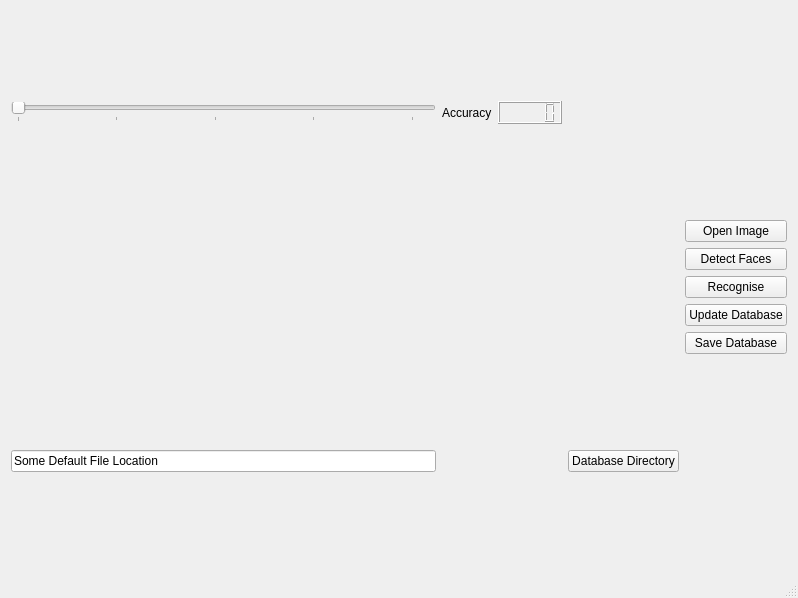
<?xml version="1.0" encoding="UTF-8"?>
<ui version="4.0">
 <class>MainWindow</class>
 <widget class="QMainWindow" name="MainWindow">
  <property name="geometry">
   <rect>
    <x>0</x>
    <y>0</y>
    <width>798</width>
    <height>598</height>
   </rect>
  </property>
  <property name="windowTitle">
   <string>Libkface GUI Test Program</string>
  </property>
  <widget class="QWidget" name="centralWidget">
   <layout class="QGridLayout" name="gridLayout">
    <item row="0" column="0">
     <widget class="QSlider" name="horizontalSlider">
      <property name="minimum">
       <number>0</number>
      </property>
      <property name="maximum">
       <number>100</number>
      </property>
      <property name="singleStep">
       <number>1</number>
      </property>
      <property name="pageStep">
       <number>1</number>
      </property>
      <property name="orientation">
       <enum>Qt::Horizontal</enum>
      </property>
      <property name="tickPosition">
       <enum>QSlider::TicksBelow</enum>
      </property>
      <property name="tickInterval">
       <number>24</number>
      </property>
     </widget>
    </item>
    <item row="0" column="1">
     <widget class="QLabel" name="label">
      <property name="text">
       <string>Accuracy</string>
      </property>
     </widget>
    </item>
    <item row="0" column="2">
     <widget class="QLCDNumber" name="lcdNumber"/>
    </item>
    <item row="1" column="0" colspan="4">
     <widget class="QWidget" name="widget" native="true"/>
    </item>
    <item row="1" column="4">
     <layout class="QVBoxLayout" name="verticalLayout">
      <item>
       <widget class="QPushButton" name="openImageBtn">
        <property name="text">
         <string>Open Image</string>
        </property>
       </widget>
      </item>
      <item>
       <widget class="QPushButton" name="detectFacesBtn">
        <property name="text">
         <string>Detect Faces</string>
        </property>
       </widget>
      </item>
      <item>
       <widget class="QPushButton" name="recogniseBtn">
        <property name="text">
         <string>Recognise</string>
        </property>
       </widget>
      </item>
      <item>
       <widget class="QPushButton" name="updateDatabaseBtn">
        <property name="text">
         <string>Update Database</string>
        </property>
       </widget>
      </item>
      <item>
       <widget class="QPushButton" name="saveDatabaseBtn">
        <property name="text">
         <string>Save Database</string>
        </property>
       </widget>
      </item>
     </layout>
    </item>
    <item row="2" column="0">
     <widget class="QLineEdit" name="configLocation">
      <property name="text">
       <string>Some Default File Location</string>
      </property>
     </widget>
    </item>
    <item row="2" column="3">
     <widget class="QPushButton" name="openDatabaseBtn">
      <property name="text">
       <string>Database Directory</string>
      </property>
     </widget>
    </item>
   </layout>
  </widget>
  <widget class="QStatusBar" name="statusBar"/>
 </widget>
 <layoutdefault spacing="6" margin="11"/>
 <resources/>
 <connections/>
</ui>
